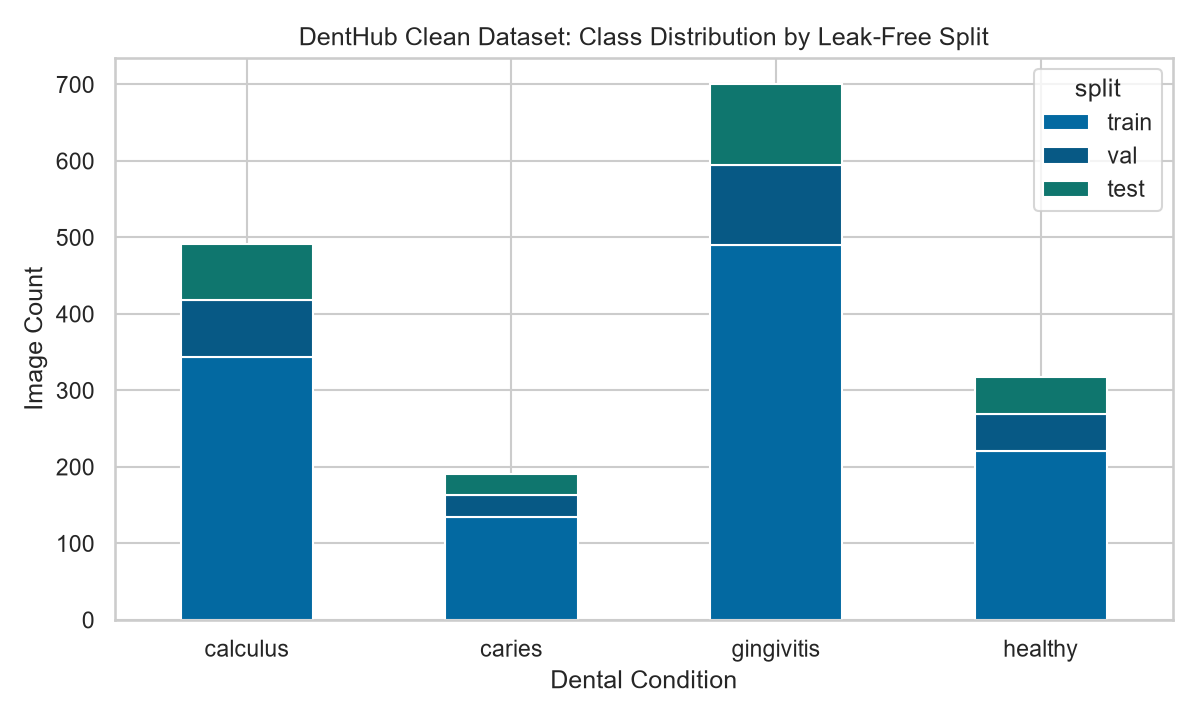
#> input picture data-science/outputs/charts/01_class_distribution_by_split.png, 1200 x 720 px
$ python -i features.py   (imports and definitions only)   (older library calls are emulated)
#> lines starting #> are read from the running program, lines starting #| are printed output that depends on the picture
"""
Feature Engineering & Exploratory Data Analysis.

Computes brightness, sharpness, RGB/HSV color statistics, CLAHE contrast gain, and luminance
histograms on every cleaned image; exports `engineered_features.csv`, explanatory charts under
`outputs/charts/`, and an annotated Jupyter notebook `notebooks/01_data_wrangling_and_eda.ipynb`.
"""

from __future__ import annotations

import json
from pathlib import Path
from typing import Any

import cv2
import matplotlib

# [1 line not run here, left out]
import matplotlib.pyplot as plt
import nbformat as nbf
import numpy as np
import pandas as pd
import seaborn as sns


def extract_image_features(img_path: Path) -> dict[str, float]:
    bgr = cv2.imread(str(img_path))
#> bgr is the input picture: shape (720, 1200, 3); mean B, G, R 230.8, 222.1, 202.9
    rgb = cv2.cvtColor(bgr, cv2.COLOR_BGR2RGB)
    gray = cv2.cvtColor(rgb, cv2.COLOR_RGB2GRAY)
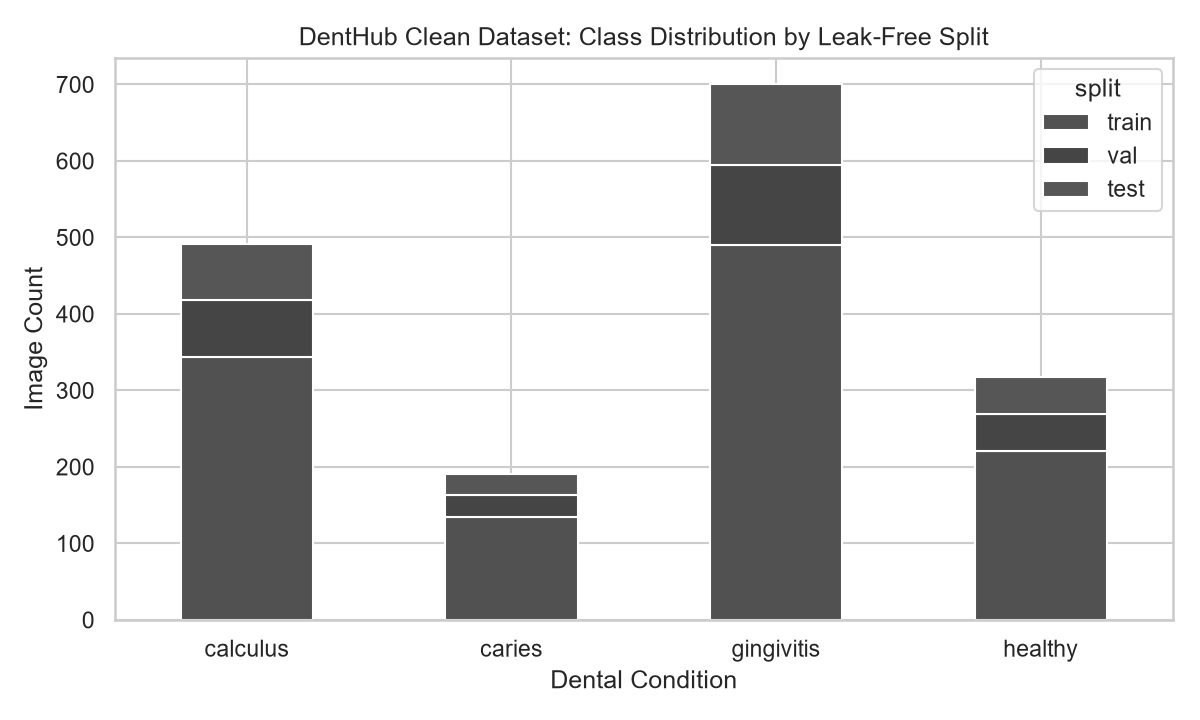
#> gray: shape (720, 1200); min 38, max 255, mean 217.3
    hsv = cv2.cvtColor(rgb, cv2.COLOR_RGB2HSV)
#> hsv: shape (720, 1200, 3); mean H, S, V 19.2, 47.5, 231

    h, w = rgb.shape[:2]
#> h = 720; w = 1200
    mean_lum = float(np.mean(gray))
#> mean_lum = 217.3
    std_lum = float(np.std(gray))
#> std_lum = 70.8
    sharpness = float(cv2.Laplacian(gray, cv2.CV_64F).var())
#> sharpness = 1181.6

    # CLAHE contrast gain
    lab = cv2.cvtColor(rgb, cv2.COLOR_RGB2LAB)
#> lab: shape (720, 1200, 3); mean of channels 0, 1, 2 222.7, 126.5, 122
    l_ch, _, _ = cv2.split(lab)
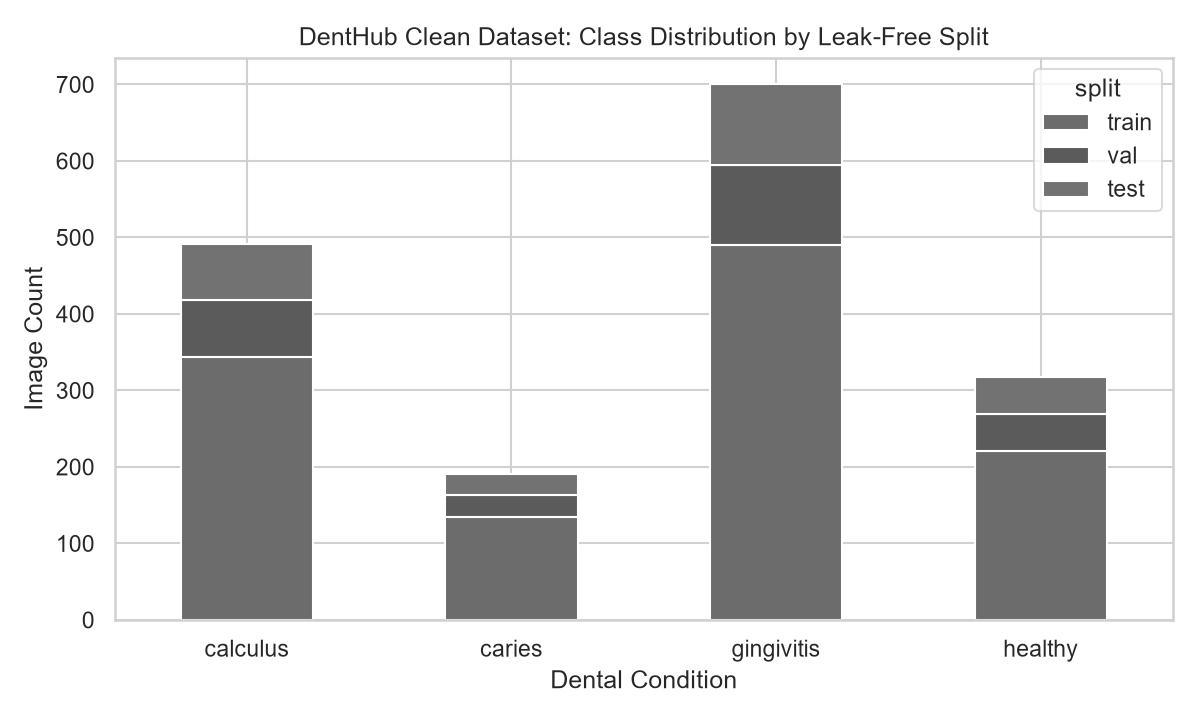
#> l_ch: shape (720, 1200); min 39, max 255, mean 222.7
    clahe = cv2.createCLAHE(clipLimit=2.0, tileGridSize=(8, 8))
    l_eq = clahe.apply(l_ch)
    clahe_gain = float(np.std(l_eq) - np.std(l_ch))
#> clahe_gain = 0.519

    # 4-bin normalized luminance histogram
    hist, _ = np.histogram(gray, bins=4, range=(0, 256))
#> hist = [5822, 170886, 2468, 684824]
    hist_norm = hist.astype(np.float64) / max(float(hist.sum()), 1.0)
#> hist_norm = [0.00674, 0.198, 0.00286, 0.793]

    return {
        "width": float(w),
        "height": float(h),
        "aspect_ratio": round(w / max(h, 1), 4),
        "mean_luminance": round(mean_lum, 2),
        "std_luminance": round(std_lum, 2),
        "laplacian_sharpness": round(sharpness, 2),
        "rgb_mean_r": round(float(np.mean(rgb[:, :, 0])), 2),
        "rgb_mean_g": round(float(np.mean(rgb[:, :, 1])), 2),
        "rgb_mean_b": round(float(np.mean(rgb[:, :, 2])), 2),
        "hsv_mean_s": round(float(np.mean(hsv[:, :, 1])), 2),
        "hsv_mean_v": round(float(np.mean(hsv[:, :, 2])), 2),
        "clahe_contrast_gain": round(clahe_gain, 2),
        "lum_bin_dark": round(float(hist_norm[0]), 4),
        "lum_bin_midlow": round(float(hist_norm[1]), 4),
        "lum_bin_midhigh": round(float(hist_norm[2]), 4),
        "lum_bin_bright": round(float(hist_norm[3]), 4),
    }


# [203 lines left out: functions generate_eda_charts, build_wrangling_eda_notebook, run_feature_engineering, main, not called in this run]


# [2 lines not run here, left out]

>>> result = extract_image_features('outputs/charts/01_class_distribution_by_split.png')
#> result = 16 items

$ run again, on data-science/outputs/charts/05_ab_test_clahe_vs_baseline.png
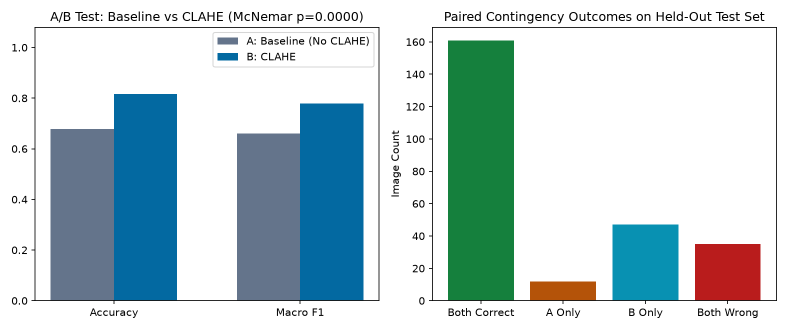
#> input picture data-science/outputs/charts/05_ab_test_clahe_vs_baseline.png, 1575 x 660 px (shown at 1/2 size)
#> in extract_image_features, bgr is the input picture: shape (660, 1575, 3); mean B, G, R 212.1, 208.8, 190.4
#> in extract_image_features, `gray = cv2.cvtColor(rgb, cv2.COLOR_RGB2GRAY)`:
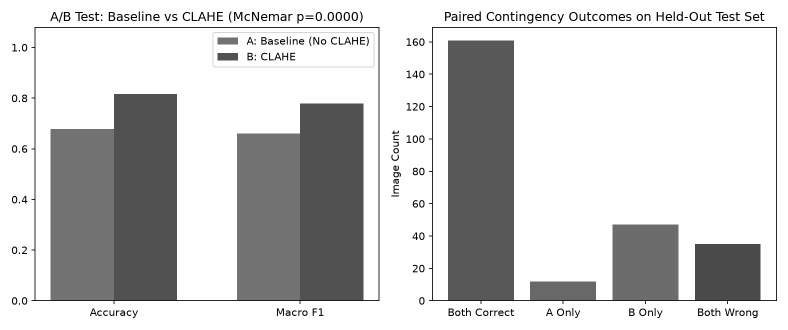
#> gray: shape (660, 1575) (shown at 1/2 size); min 0, max 255, mean 203.7
#> hsv: shape (660, 1575, 3); mean H, S, V 25.5, 53.7, 219.5
#> mean_lum = 203.7
#> std_lum = 77.33
#> sharpness = 2279.6
#> lab: shape (660, 1575, 3); mean of channels 0, 1, 2 210.4, 125.3, 125.3
#> in extract_image_features, `l_ch, _, _ = cv2.split(lab)`:
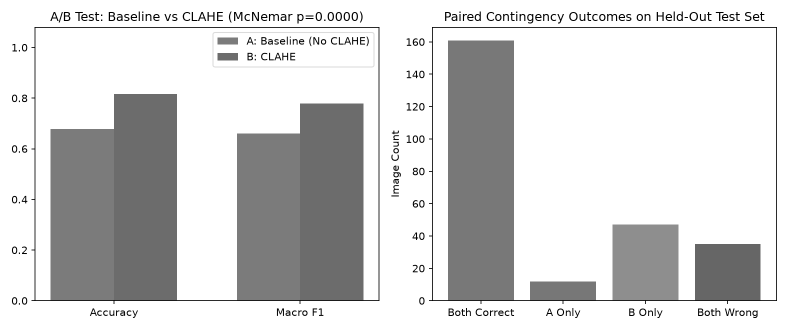
#> l_ch: shape (660, 1575) (shown at 1/2 size); min 0, max 255, mean 210.4
#> clahe_gain = -0.784
#> hist = [20681, 299414, 2547, 716858]
#> hist_norm = [0.0199, 0.288, 0.00245, 0.69]
#> result = 16 items
